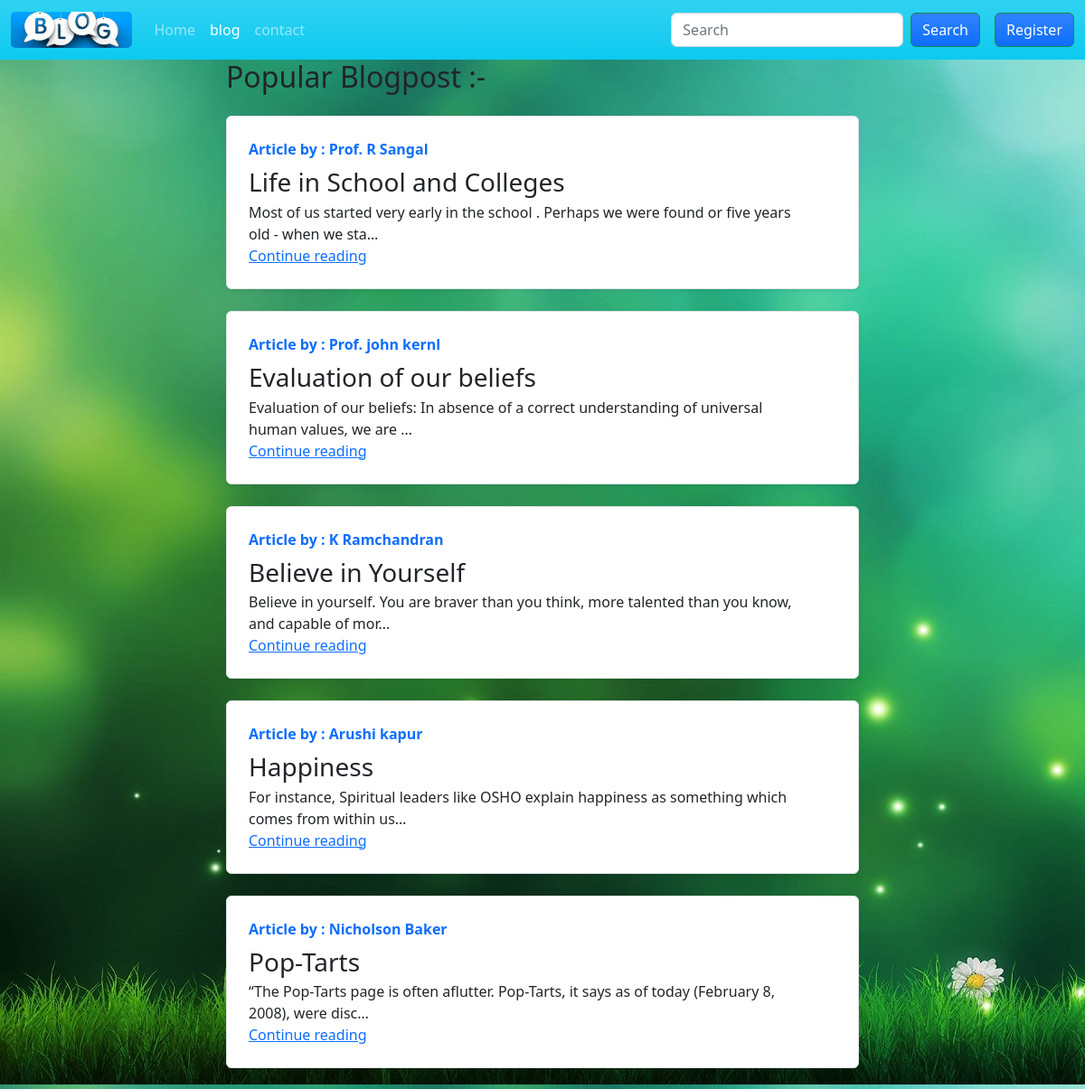
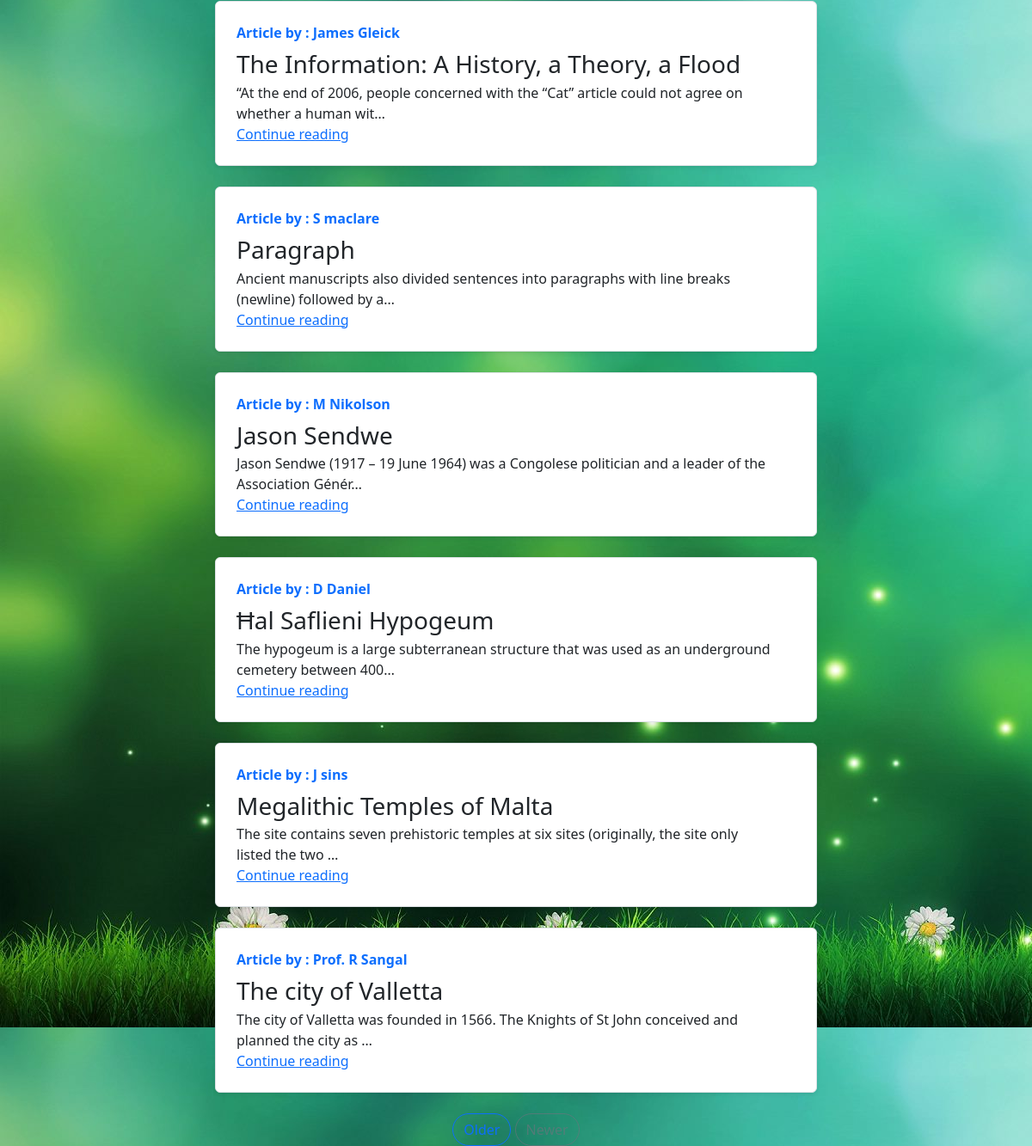
The page /blog_home on the database its author committed (2 pictures, top to bottom).
### myapp/models.py (models this page shows, shortened)
class Post(models.Model):
    sno = models.AutoField(primary_key=True)
    uname = models.CharField(max_length=30)
    title = models.CharField(max_length=60)
    content = models.TextField()
    author = models.CharField(max_length=60)
    slug = models.CharField(max_length=130)
    timestamp= models.DateTimeField(default=now)

### myapp/views.py (the view)
# urls.py: path('blog_home',bloghome,name='name'),
def bloghome(request):
    allPosts= Post.objects.all()
    context = {'allPosts':allPosts}
    return render(request,'blog/bloghome.html',context)

### myapp/templates/blog/bloghome.html (shortened to what this page needs)
{% extends 'base.html' %}
{% block blogactive %} active {% endblock blogactive %}
{%load static %}
{% block body %}
    <center>
        <div  style="width: 700px;text-align: left;"><h2>Popular Blogpost :-</h2></div>
        <p>
       {% for post in allPosts %}
<div class="row no-gutters border rounded overflow-hidden flex-md-row my-4 shadow-sm h-md-250 position-relative" style="width: 700px;text-align: left;background-color: white;">
  <div class="col p-4 d-flex flex-column position-static" style="background-color:white ;">
    <strong class="d-inline-block mb-2 text-primary">Article by : {{post.author}}</strong>
    <h3 class="mb-0">{{post.title }}</h3>
    <p class="card-text mb-auto">{{post.content | truncatechars:100 }}</p>
    <a href="{{post.slug}}" class="stretched-link">Continue reading</a>
  </div>
  <div class="col-auto d-none d-lg-block">
  </div>
</div>
      {% endfor %}
        </p>
        <nav class="blog-pagination" aria-label="Pagination">
            <a class="btn btn-outline-primary rounded-pill" href="#">Older</a>
            <a class="btn btn-outline-secondary rounded-pill disabled">Newer</a>
          </nav>
    </center>
{% endblock body %}

### myapp/templates/base.html (shortened to what this page needs)
{% load static %}
<!DOCTYPE html>
<html lang="en">
<head>
    <link rel="stylesheet" href="{% static 'bootstrap-5.2.0-dist\css\bootstrap.min.css' %}">
</head>
<body>
  <nav class="navbar navbar-expand-lg navbar-dark bg-info bg-gradient">
    <div class="container-fluid">
      <a class="navbar-brand" href=""><img src="{% static 'index.jpg' %}" alt="" style="height: 40px; border-radius: 5px;"></a>
      <div class="collapse navbar-collapse" id="navbarSupportedContent">
        <ul class="navbar-nav me-auto mb-2 mb-lg-0">
          <li class="nav-item ">
            <a class="nav-link {% block homeactive %}{% endblock homeactive %}   " aria-current="" href="home">Home</a>
          </li>
          <li class="nav-item">
            <a class="nav-link {% block blogactive %}{% endblock blogactive %}" href="blog_home">blog</a>
          </li>
          <li class="nav-item ">
            <a class="nav-link {% block contactactive %}{% endblock contactactive %} " href="contact">contact</a>
          </li>
        </ul>
        <form method="get" action="search" class="d-flex mx-3
        " role="search">
          <input class="form-control me-2" type="search" placeholder="Search" aria-label="Search" name="query" id="query">
          <button class="btn btn-success bg-primary bg-gradient " type="submit">Search</button>
        </form>
<div>
  {% if user.is_authenticated %}
  <ul class="navbar-nav me-auto mb-2 mb-lg-0 ">
  <li class="nav-item dropdown ">
    <a class="nav-link dropdown-toggle " href="#" role="button" data-bs-toggle="dropdown" aria-expanded="false" style="color :blue;"> Welcome  {{request.user}}
    </a>
    <div class="dropdown-menu">
       <a class="dropdown-item" href="profile">Profile</a>
       <a class="dropdown-item" href="post">Add Post</a>
       <a class="dropdown-item" href="log_out">logout</a>
       <div class="dropdown-divider"></div>
    </div>
  </li></ul>
  {% else %}
      <button type="button" class="btn btn-success bg-primary bg-gradient " data-bs-toggle="modal" data-bs-target="#Register">
      Register
      </button>
  {% endif %}
</div>
      </div>
    </div>
  </nav>
      {% block body %}
      {% endblock body %}
</body>
</html>

### rows shown on the page
Post: author "Prof. R Sangal", title "Life in School and Colleges", content "Most of us started very early in the school . Perhaps we were found or five years old - when we sta…"
Post: author "Prof. john kernl", title "Evaluation of our beliefs", content "Evaluation of our beliefs: In absence of a correct understanding of universal human values, we are …"
Post: author "K Ramchandran", title "Believe in Yourself", content "Believe in yourself. You are braver than you think, more talented than you know, and capable of mor…"
Post: author "Arushi kapur", title "Happiness", content "For instance, Spiritual leaders like OSHO explain happiness as something which comes from within us…"
Post: author "Nicholson Baker", title "Pop-Tarts", content "“The Pop-Tarts page is often aflutter. Pop-Tarts, it says as of today (February 8, 2008), were disc…"
Post: author "James Gleick", title "The Information: A History, a Theory, a Flood", content "“At the end of 2006, people concerned with the “Cat” article could not agree on whether a human wit…"
Post: author "S maclare", title "Paragraph", content "Ancient manuscripts also divided sentences into paragraphs with line breaks (newline) followed by a…"
Post: author "M Nikolson", title "Jason Sendwe", content "Jason Sendwe (1917 – 19 June 1964) was a Congolese politician and a leader of the Association Génér…"
Post: author "D Daniel", title "Ħal Saflieni Hypogeum", content "The hypogeum is a large subterranean structure that was used as an underground cemetery between 400…"
Post: author "J sins", title "Megalithic Temples of Malta", content "The site contains seven prehistoric temples at six sites (originally, the site only listed the two …"
Post: author "Prof. R Sangal", title "The city of Valletta", content "The city of Valletta was founded in 1566. The Knights of St John conceived and planned the city as …"
